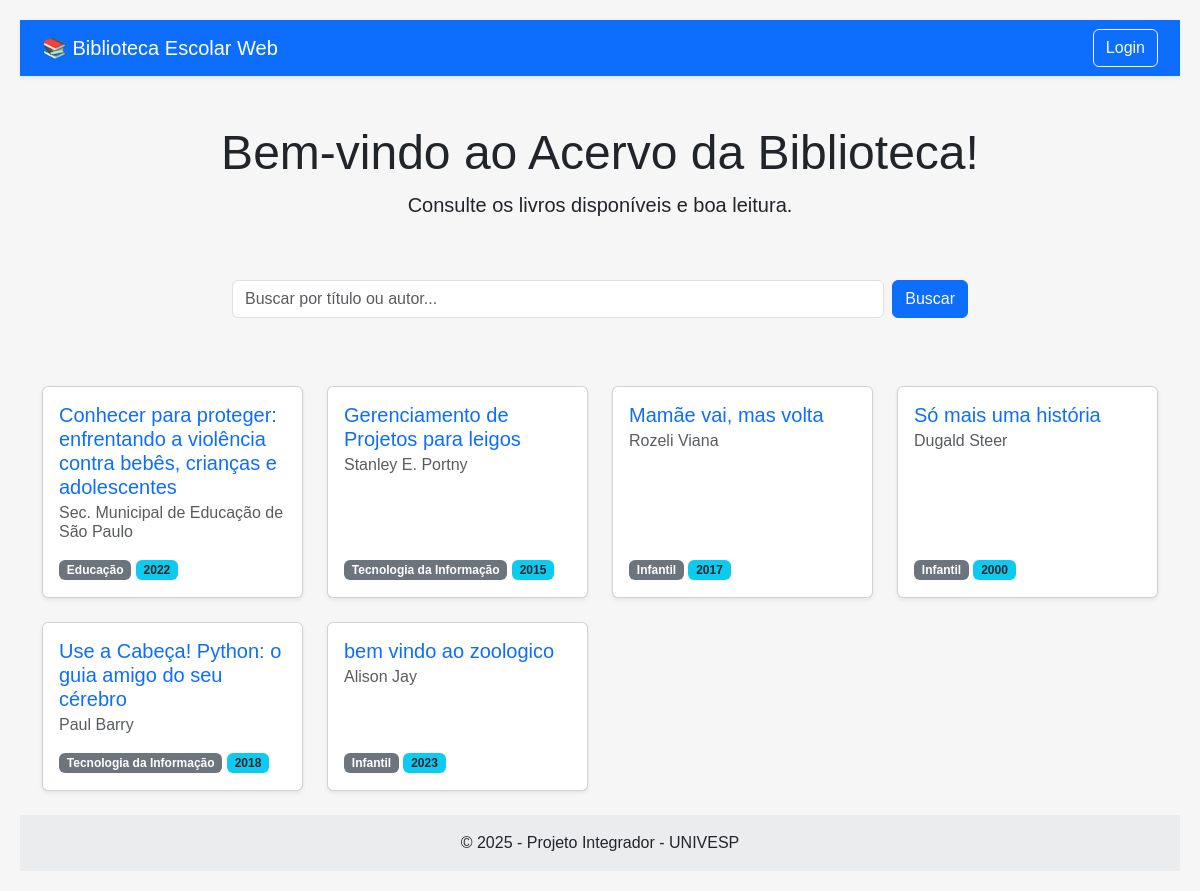
The page / on the database its author committed.
### acervo/models.py (models this page shows, shortened)
class Livro(models.Model):
    titulo = models.CharField(max_length=200, verbose_name="Título")
    autor = models.CharField(max_length=100, verbose_name="Autor")
    genero = models.CharField(max_length=50, verbose_name="Gênero")
    ano_publicacao = models.IntegerField(verbose_name="Ano de Publicação")
    class Meta:
        verbose_name = "Livro"
        verbose_name_plural = "Livros"

### acervo/views.py (the view)
# urls.py: path('', views.index, name='index'),  # rota da página inicial
def index(request):
    termo_busca = request.GET.get('q')
    if termo_busca:
        livros = Livro.objects.filter(titulo__icontains=termo_busca) | Livro.objects.filter(autor__icontains=termo_busca)
    else:
        livros = Livro.objects.all().order_by('titulo')
    contexto = {
        'livros': livros,
        'termo_busca': termo_busca or '' # Garante que termo_busca nunca seja None no template
    }
    return render(request, 'acervo/index.html', contexto)

### acervo/templates/acervo/index.html (shortened to what this page needs)
{% extends 'base.html' %}
{% load static %}
{% block content %}
<div class="row">
  <div class="col-12 text-center my-4">
    <h1 class="display-5">Bem-vindo ao Acervo da Biblioteca!</h1>
    <p class="lead">Consulte os livros disponíveis e boa leitura.</p>
  </div>
</div>
<div class="row justify-content-center mb-5">
  <div class="col-md-8">
    <form method="GET" action="{% url 'index' %}" class="d-flex">
      <input class="form-control me-2" type="search" name="q" placeholder="Buscar por título ou autor..." value="{{ termo_busca }}">
      <button class="btn btn-primary" type="submit">Buscar</button>
    </form>
  </div>
</div>
<div class="row">
  {% if livros %}
    {% for livro in livros %}
      <div class="col-md-4 col-lg-3 mb-4">
        <a href="{% url 'detalhe_livro' livro.id %}" class="text-decoration-none">
          <div class="card h-100 shadow-sm card-hover">
            <div class="card-body d-flex flex-column">
              <h5 class="card-title text-primary">{{ livro.titulo }}</h5>
              <h6 class="card-subtitle mb-2 text-muted">{{ livro.autor }}</h6>
              <div class="mt-auto pt-2">
                  <span class="badge bg-secondary">{{ livro.genero }}</span>
                  <span class="badge bg-info text-dark">{{ livro.ano_publicacao }}</span>
              </div>
            </div>
          </div>
        </a>
      </div>
    {% endfor %}
  {% endif %}
</div>
{% endblock %}

### templates/base.html (shortened to what this page needs)
{% load static %}
<!DOCTYPE html>
<html lang="pt-br">
<head>
  <link href="https://cdn.jsdelivr.net/npm/bootstrap@5.3.3/dist/css/bootstrap.min.css" rel="stylesheet">
  <link rel="stylesheet" href="{% static 'css/style.css' %}">
</head>
<body class="d-flex flex-column min-vh-100">
<nav class="navbar navbar-expand-lg navbar-dark bg-primary shadow-sm">
    <div class="container">
      <a class="navbar-brand" href="{% url 'index' %}">
        📚 Biblioteca Escolar Web
      </a>
      <div class="ms-auto">
        {% if user.is_authenticated %}
          <a href="{% url 'meus_emprestimos' %}" class="btn btn-outline-light me-2">Meus Empréstimos</a>
          <span class="navbar-text me-3">
            Olá, {{ user.username }}!
          </span>
          <form action="{% url 'logout' %}" method="post" class="d-inline">
            {% csrf_token %}
            <button type="submit" class="btn btn-outline-light">Sair</button>
          </form>
        {% else %}
          <a href="{% url 'login' %}" class="btn btn-outline-light">Login</a>
        {% endif %}
      </div>
    </div>
  </nav>
  <main class="container mt-4 flex-grow-1">
    {% block content %}{% endblock %}
  </main>
  <footer class="bg-light text-center text-lg-start mt-auto">
    <div class="text-center p-3" style="background-color: rgba(0, 0, 0, 0.05);">
      © 2025 - Projeto Integrador - UNIVESP
    </div>
  </footer>
</body>
</html>

### acervo/static/css/style.css (style rules this page uses)
body { font-family: Arial, sans-serif; margin: 0; padding: 20px; background-color: #f6f6f6; }
form { margin: 20px 0; }
button { padding: 10px 15px; background-color: #004080; color: white; border: none; border-radius: 4px; cursor: pointer; }

### acervo/templates/acervo/index.html (style rules this page uses)
.card-hover { transition: transform .2s ease-in-out, box-shadow .2s ease-in-out; }

### rows shown on the page
Livro: titulo "Conhecer para proteger: enfrentando a violência contra bebês, crianças e adolescentes", autor "Sec. Municipal de Educação de São Paulo", genero "Educação", ano_publicacao "2022"
Livro: titulo "Gerenciamento de Projetos para leigos", autor "Stanley E. Portny", genero "Tecnologia da Informação", ano_publicacao "2015"
Livro: titulo "Mamãe vai, mas volta", autor "Rozeli Viana", genero "Infantil", ano_publicacao "2017"
Livro: titulo "Só mais uma história", autor "Dugald Steer", genero "Infantil", ano_publicacao "2000"
Livro: titulo "Use a Cabeça! Python: o guia amigo do seu cérebro", autor "Paul Barry", genero "Tecnologia da Informação", ano_publicacao "2018"
Livro: titulo "bem vindo ao zoologico", autor "Alison Jay", genero "Infantil", ano_publicacao "2023"
